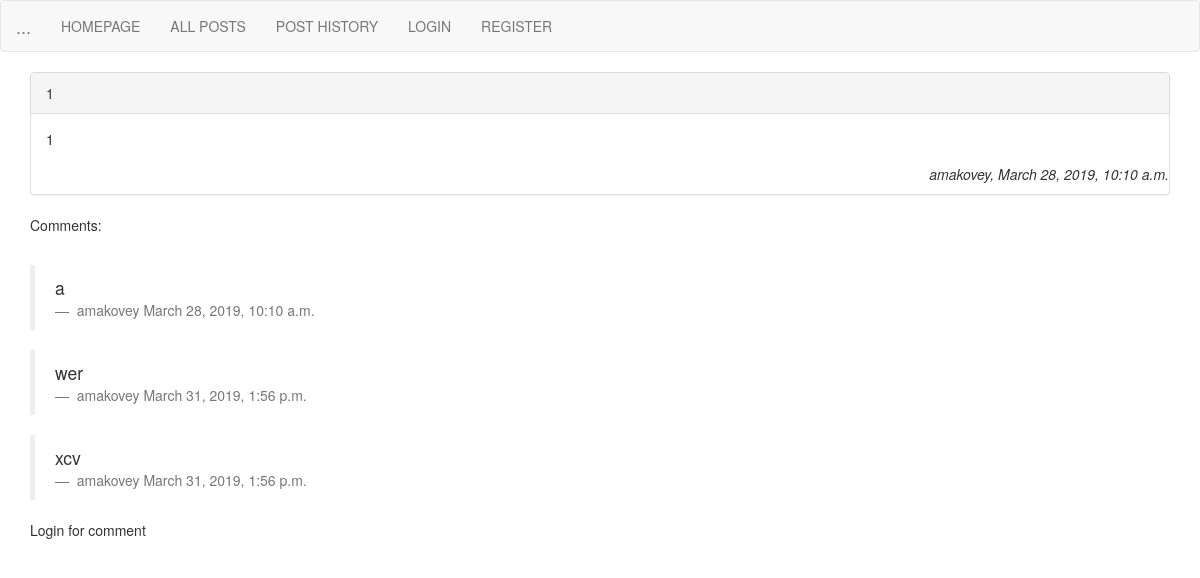
Page /post/33 on the committed database.
### blog/models.py (models this page shows, shortened)
class Post(models.Model):
    author = models.ForeignKey(settings.AUTH_USER_MODEL, on_delete=models.CASCADE)
    title = models.CharField(max_length=200)
    text = models.TextField()
    created_date = models.DateTimeField(default=timezone.now)
    published_date = models.DateTimeField(blank=True, null=True)

class Comments(models.Model):
    title = models.ForeignKey(Post, on_delete=models.CASCADE)
    author = models.CharField(max_length=20)
    text = models.TextField()
    created_date = models.DateTimeField(default=timezone.now)

### blog/views.py (the view)
# urls.py: url('post/(?P<post_id>[0-9]+)', views.post, name ='post'),
def post(request, post_id):
    if request.POST:
        title = Post.objects.get(id=post_id)
        author = User.objects.get(id=request.user.id)
        text = request.POST['comment']
        comment = Comments(title=title, author=author, text=text)
        comment.save()
    post = Post.objects.get(pk=post_id)
    comments = post.comments_set.all()
    context = {'post': post, 'comments': comments}
    return render(request, 'blog/detail.html', context)

### blog/templates/blog/detail.html
{% extends "blog/wrapper.html" %}
{% block content %}
<div class="container">
{% if post%}
<div class="panel panel-default">
    <div class="panel-heading">
        {{ post.title }}
    </div>
    <div class="panel-body">
        {{ post.text }}
    </div>
    <p class="text-right">
        <i>
            {{ post.author }},
            {{ post.published_date }}
        </i>
    </p>
</div>
<p class="text-left">
    Comments:
</p>
    <br/>
    {% for comment in comments %}
    <blockquote>
        {{ comment.text }}
        <footer>
            {{comment.author}}
            {{comment.created_date}}
        </footer>
    </blockquote>
    {% endfor %}
    {% if user.is_authenticated %}
    <form class="text-center" action="{% url 'blog:post' post.id %}" method="post">
        {% csrf_token %}
      <p>
          Your comment:
      </p>
        <p class="text-center">
            <textarea name="comment" cols = 100 rows= 8 required></textarea>
        </p>
        <input type ="submit" value="Enter"/>
    </form>
    {% else%}
    <p>
        Login for comment
    </p>
{% endif %}
{% else %}
<p>
    No post
</p>
{% endif %}
</div>
{% endblock %}

### blog/templates/blog/wrapper.html (shortened to what this page needs)
<!DOCTYPE html>
<html>
<head>
    <link rel="stylesheet" href="https://maxcdn.bootstrapcdn.com/bootstrap/3.3.7/css/bootstrap.min.css">
</head>
<body>
<nav class="navbar navbar-default">
    <div class="container-fluid">
        {% if user.is_authenticated %}
        <a class="navbar-brand" href="{% url 'blog:lk' %}">
            {{user}}
        </a>
        {% else %}
        <a class="navbar-brand" href="#">
            ...
        </a>
        {% endif %}
        <div>
            <ul class="nav navbar-nav">
                <li>
                    <a href="{% url 'blog:index' %}">
                        HOMEPAGE
                    </a>
                </li>
                <li>
                    <a href="{% url 'blog:all' %}">
                        ALL POSTS
                    </a>
                </li>
                <li>
                    <a href="{% url 'blog:history' %}">
                        POST HISTORY
                    </a>
                </li>
                {% if user.is_authenticated %}
                <li>
                    <a href="{% url 'blog:signout' %}">
                        LOGOUT
                    </a>
                </li>
                <li>
                    <a href="{% url 'blog:newpost' %}">
                        NEW POST
                    </a>
                </li>
                {% else %}
                <li>
                    <a href="{% url 'blog:signin' %}">
                        LOGIN
                    </a>
                </li>
                <li>
                    <a href="{% url 'blog:register' %}">
                        REGISTER
                    </a>
                </li>
                {% endif %}
            </ul>
        </div>
    </div>
</nav>
</body>
</html>
{% block content %}
{% endblock %}

### rows in the picture
Post: title "1", text "1", author "amakovey", published_date "March 28, 2019, 10:10 a.m."
Comments: text "a", author "amakovey", created_date "March 28, 2019, 10:10 a.m."
Comments: text "wer", author "amakovey", created_date "March 31, 2019, 1:56 p.m."
Comments: text "xcv", author "amakovey", created_date "March 31, 2019, 1:56 p.m."
